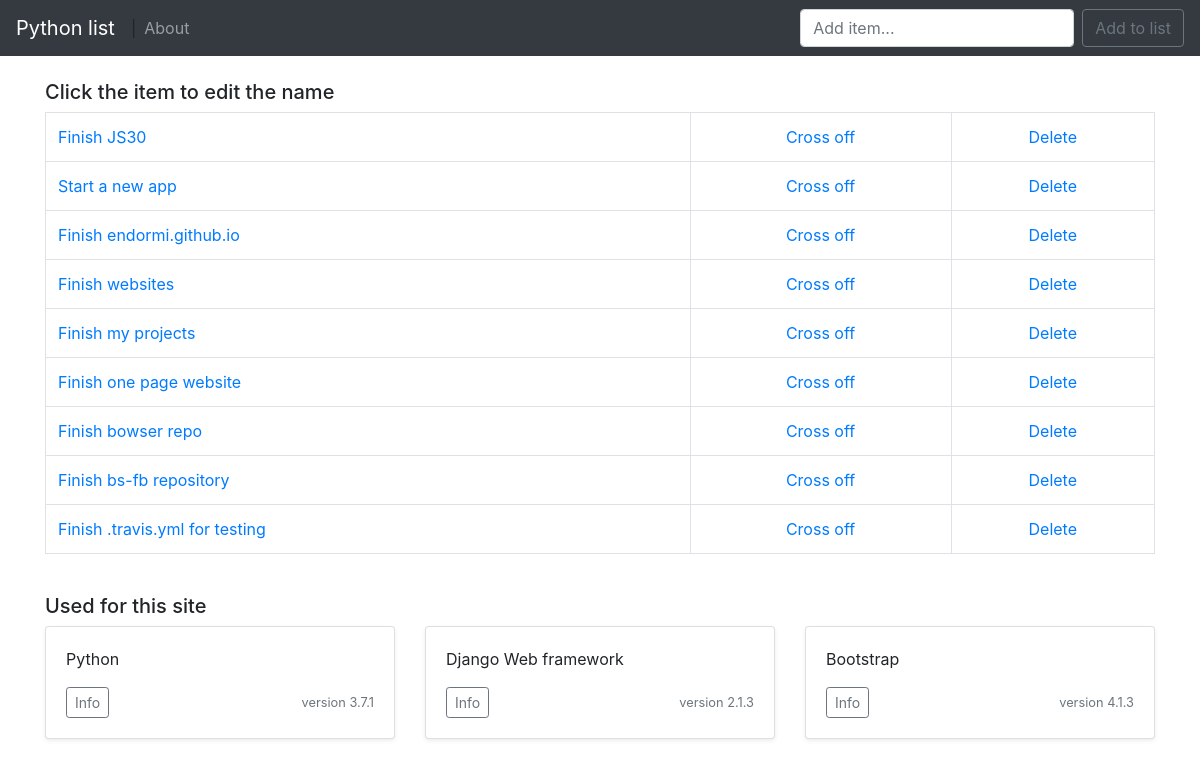
/, run on an earlier commit of the app's database.
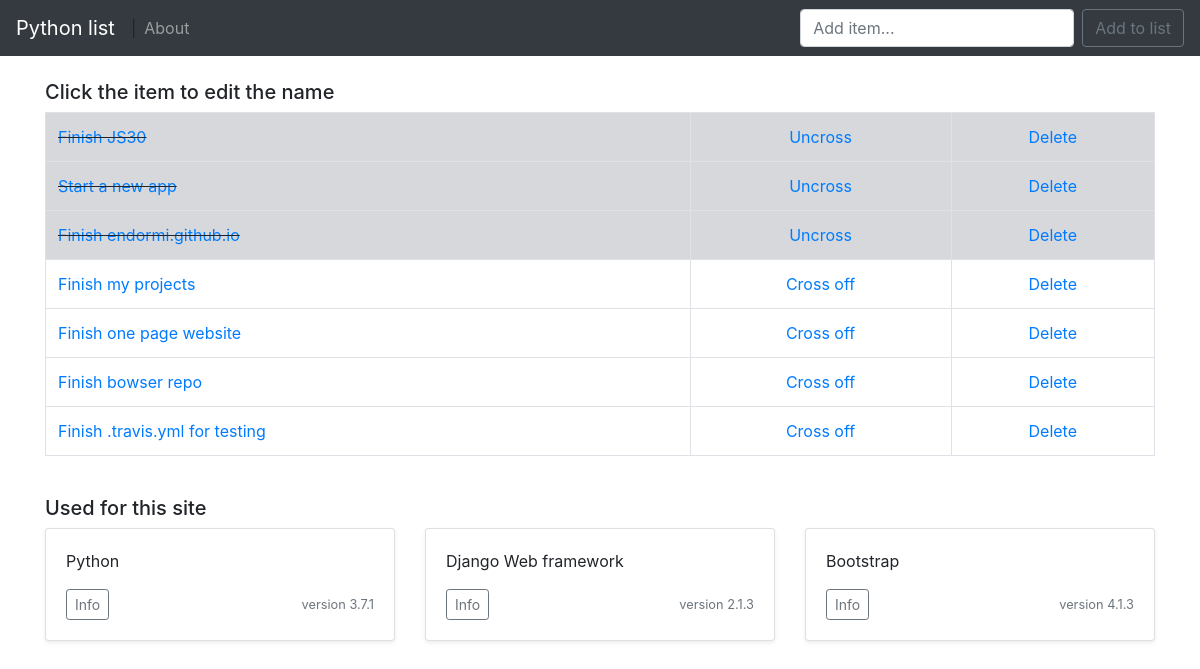
And on a later commit of the database.
### list/models.py (models this page shows, shortened)
class List(models.Model):
    item = models.CharField(max_length=250)
    completed = models.BooleanField(default=False)

### list/views.py (the view)
# urls.py: 2. Add a URL to urlpatterns:  path('', views.home, name='home')
def home(request):
    if request.method == 'POST':
        form = ListForm(request.POST or None)
        if form.is_valid():
            form.save()
            all_items = List.objects.all
            messages.success(request, ('Item has been added to the list'))
            return render(request, 'home.html', {'all_items': all_items })
    else:
            all_items = List.objects.all
            return render(request, 'home.html', {'all_items': all_items })

### list/templates/home.html (shortened to what this page needs)
{% extends 'base.html' %}
{% block content %}
        <h5>Click the item to edit the name</h5>
    {% if all_items %}
    <table class="table table-bordered">
        {% for things in all_items %}
        {% if things.completed  %}
            <tr class="table-secondary">
                <td class="striker"><a href="{% url 'edit' things.id %}">{{ things.item }}</a></td>
                <td><center><a href="{% url 'uncross' things.id %}">Uncross</a></center></td>
                <td><center><a href="{% url 'delete' things.id %}">Delete</a></center></td>
            </tr>
            {% else %}
                <tr>
                    <td><a href="{% url 'edit' things.id %}">{{ things.item }}</a></td>
                    <td><center><a href="{% url 'cross_off' things.id %}">Cross off</a></center></td>
                    <td><center><a href="{% url 'delete' things.id %}">Delete</a></center></td>
                </tr>
        {% endif %}
        {% endfor %}
    </table>
    {% endif %}
        <h5>Used for this site</h5>
        <div class="row">
            <div class="col-md-4">
              <div class="card mb-4 shadow-sm">
                <div class="card-body">
                  <p class="card-text"> Python</p>
                  <div class="d-flex justify-content-between align-items-center">
                    <div class="btn-group">
                      <a href="https://www.python.org/"><button type="button" class="btn btn-sm btn-outline-secondary">Info</button></a>
                    </div>
                    <small class="text-muted">version 3.7.1</small>
                  </div>
                </div>
              </div>
            </div>
            <div class="col-md-4">
                <div class="card mb-4 shadow-sm">
                    <div class="card-body">
                      <p class="card-text">Django Web framework</p>
                      <div class="d-flex justify-content-between align-items-center">
                        <div class="btn-group">
                          <a href="https://www.djangoproject.com/"><button type="button" class="btn btn-sm btn-outline-secondary">Info</button></a>
                      </div>
                      <small class="text-muted">version 2.1.3</small>
                    </div>
                  </div>
                </div>
                </div>
                <div class="col-md-4">
                    <div class="card mb-4 shadow-sm">
                        <div class="card-body">
                          <p class="card-text">Bootstrap</p>
                          <div class="d-flex justify-content-between align-items-center">
                            <div class="btn-group">
                              <a href="https://getbootstrap.com/"><button type="button" class="btn btn-sm btn-outline-secondary">Info</button></a>
                            </div>
                            <small class="text-muted">version 4.1.3</small>
                          </div>
                        </div>
                      </div>
                    </div>
                </div>
{% endblock %}

### list/templates/base.html (shortened to what this page needs)
{% load static %}
<!doctype html>
<head>
    <link rel="stylesheet" href="https://stackpath.bootstrapcdn.com/bootstrap/4.1.3/css/bootstrap.min.css">
    <link rel="stylesheet" href="{% static 'css/style.css' %}" type="text/css">
</head>
  <body>
    <nav class="navbar navbar-expand-lg navbar-dark bg-dark">
        <a class="navbar-brand" href="{% url 'home' %}">Python list</a>
              |
        <div class="collapse navbar-collapse" id="navbarSupportedContent">
          <ul class="navbar-nav mr-auto">
            <li class="nav-item">
              <a class="nav-link" href="{% url 'about' %}">About</a>
            </li>
          </ul>
            <form class="form-inline my-2 my-lg-0" method="POST">
                <input class="form-control mr-sm-2" type="search" placeholder="Add item..." aria-label="Search" name="item">
                <button class="btn btn-outline-secondary my-2 my-sm-0" type="submit">Add to list</button>
            </form>
        </div>
    </nav>
    <div class="container container-fluid">
        <br>
        {% block content %}
        {% endblock %}
    </div>
  </body>
</html>

### static/css/style.css (style rules this page uses)
.striker { text-decoration: line-through; }

What changed in the data, as far as the page shows it:
removed List: item "Finish websites"
removed List: item "Finish bs-fb repository"
changed List "Finish JS30": completed "Cross off" → "Uncross"
changed List "Start a new app": completed "Cross off" → "Uncross"
changed List "Finish endormi.github.io": completed "Cross off" → "Uncross"
